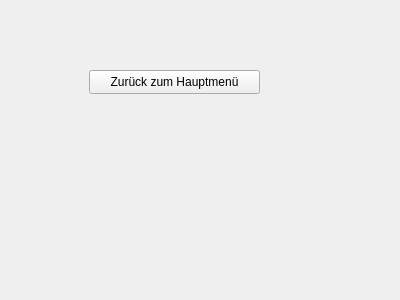
<?xml version="1.0" encoding="UTF-8"?>
<ui version="4.0">
 <class>Editor</class>
 <widget class="QWidget" name="Editor">
  <property name="geometry">
   <rect>
    <x>0</x>
    <y>0</y>
    <width>400</width>
    <height>300</height>
   </rect>
  </property>
  <property name="windowTitle">
   <string>Form</string>
  </property>
  <widget class="QPushButton" name="pbtn_main_menu">
   <property name="geometry">
    <rect>
     <x>89</x>
     <y>70</y>
     <width>171</width>
     <height>24</height>
    </rect>
   </property>
   <property name="text">
    <string>Zurück zum Hauptmenü</string>
   </property>
  </widget>
 </widget>
 <resources/>
 <connections/>
</ui>
